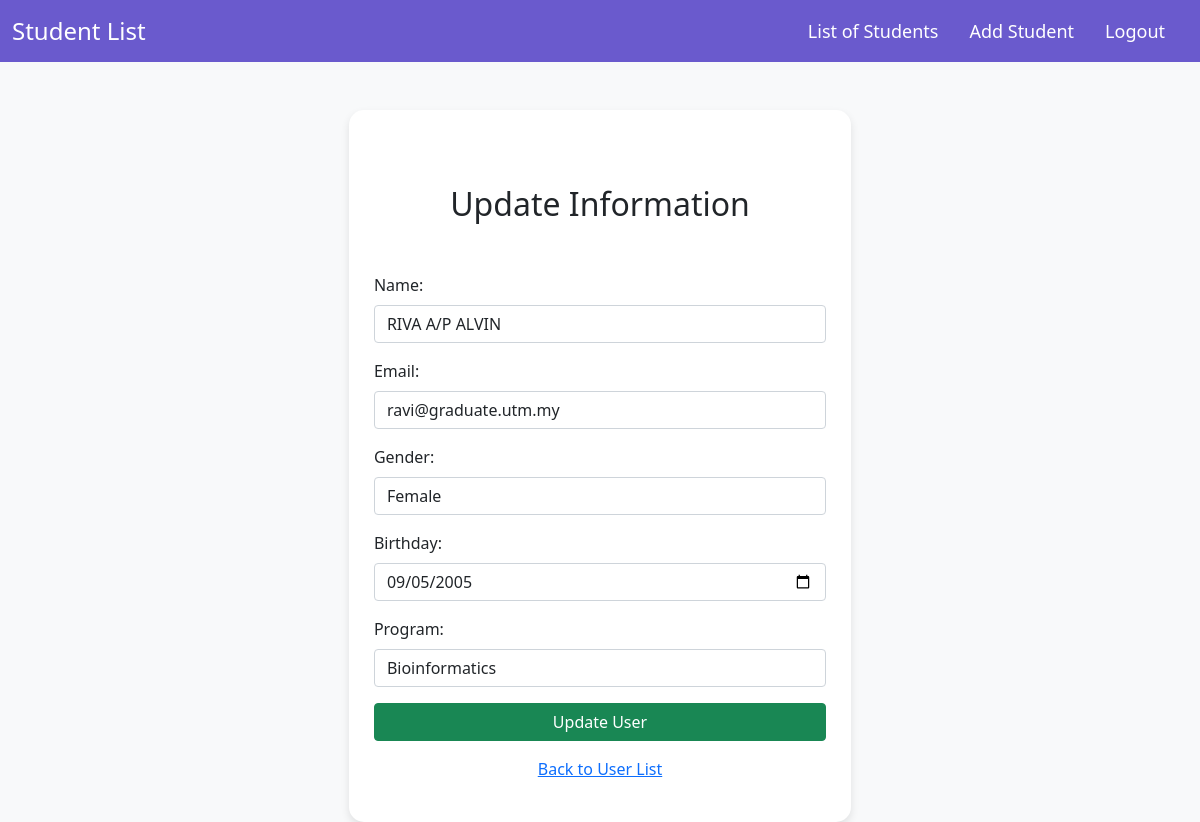
/update.php?id=12 (signed in), run on the app's committed database.
### tables this page shows
CREATE TABLE `users` (
  `id` int(6) UNSIGNED NOT NULL,
  `name` varchar(30) NOT NULL,
  `email` varchar(50) NOT NULL,
  `gender` enum('Male','Female') NOT NULL,
  `birthday` date DEFAULT NULL,
  `program` varchar(50) NOT NULL
);

### update.php (the view, shortened to what this page needs)
<html lang="en">
<head>
    <link href="https://cdn.jsdelivr.net/npm/bootstrap@5.0.1/dist/css/bootstrap.min.css" rel="stylesheet">
</head>
<body class="bg-light">
<nav class="navbar navbar-expand-lg navbar-custom">
    <div class="container-fluid">
        <a class="navbar-brand" href="#">Student List</a>
        <div class="collapse navbar-collapse" id="navbarNav">
            <ul class="navbar-nav ms-auto">
                <li class="nav-item">
                    <a class="nav-link active" href="view.php">List of Students</a>
                </li>
                <li class="nav-item">
                    <a class="nav-link" href="addStudent.php">Add Student</a>
                </li>
                <li class="nav-item">
                    <a class="nav-link" href="logout.php">Logout</a>
                </li>
            </ul>
        </div>
    </div>
</nav>
<div class="container mt-5">
    <div class="form-container">
        <h2 class="text-center">Update Information</h2>
        <?php
        include "db.php";
        if (isset($_GET['id'])) {
            $id = $_GET['id'];
            $sql = "SELECT * FROM users WHERE id=?";
            $stmt = mysqli_prepare($conn, $sql);
            mysqli_stmt_bind_param($stmt, "i", $id);
            mysqli_stmt_execute($stmt);
            $result = mysqli_stmt_get_result($stmt);
            $row = mysqli_fetch_assoc($result);
        }
        ?>
        <form action="update.php?id=<?php echo $row['id']; ?>" method="POST">
            <div class="mb-3">
                <label for="name" class="form-label">Name:</label>
                <input type="text" name="name" value="<?php echo htmlspecialchars($row['name']); ?>" id="name" class="form-control" required>
            </div>
            <div class="mb-3">
                <label for="email" class="form-label">Email:</label>
                <input type="email" name="email" value="<?php echo htmlspecialchars($row['email']); ?>" id="email" class="form-control" required>
            </div>
            <div class="mb-3">
                <label for="gender" class="form-label">Gender:</label>
                <input type="text" name="gender" value="<?php echo htmlspecialchars($row['gender']); ?>" id="gender" class="form-control" required>
            </div>
            <div class="mb-3">
                <label for="birthday" class="form-label">Birthday:</label>
                <input type="date" name="birthday" value="<?php echo htmlspecialchars($row['birthday']); ?>" id="birthday" class="form-control" required>
            </div>
            <div class="mb-3">
                <label for="program" class="form-label">Program:</label>
                <input type="text" name="program" value="<?php echo htmlspecialchars($row['program']); ?>" id="program" class="form-control" required>
            </div>
            <button type="submit" class="btn btn-success w-100">Update User</button>
            <a href="view.php" class="d-block text-center mt-3">Back to User List</a>
        </form>
    </div>
</div>
</body>
</html>

### update.php (style rules this page uses)
.navbar-custom { background-color: slateblue; }
.navbar-custom .navbar-nav .nav-link { color: white; font-size: 18px; }
.navbar-custom .navbar-brand { color: white; font-size: 24px; }
.navbar-nav { margin-left: auto; }
.navbar-nav .nav-item { margin-right: 15px; }
.form-container { width: 45%; margin: 0 auto; padding: 25px; background-color:white; border-radius: 15px; box-shadow: 0 4px 8px rgba(0,0,0,0.1); }
.form-container h2 { margin-top: 50px;; margin-bottom: 50px; }

### data on the page
users: name "RIVA A/P ALVIN", email "ravi@graduate.utm.my", gender "Female", birthday "09/05/2005", program "Bioinformatics"
